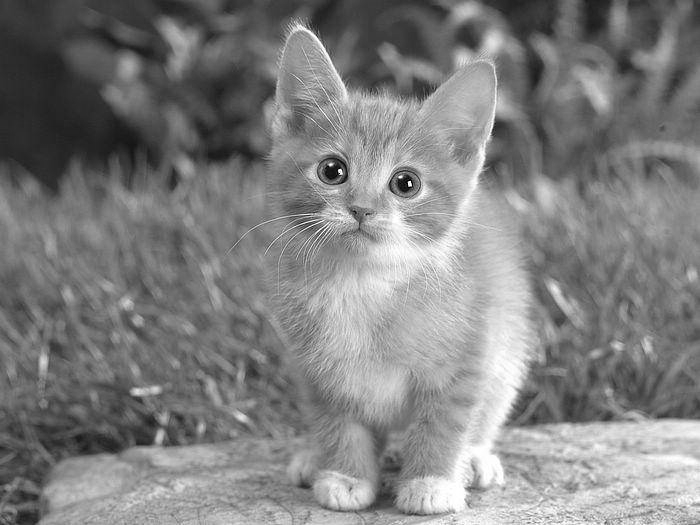
#> input picture catG.png, 700 x 525 px
$ python Blatt2.1.4.py
#> lines starting #> are read from the running program, lines starting #| are printed output that depends on the picture
#!/usr/bin/env python3
# -*- coding: utf-8 -*-
"""
Created on Wed Oct 23 16:05:18 2019
Blatt 2.1, Aufgabe 4
@author: mikhail
"""
import numpy as np
from skimage.io import imread,imsave
import matplotlib.pyplot as plt
#Bild laden
img=imread("./catG.png")
#> img is the input picture: shape (525, 700); min 0, max 255, mean 128
#4.1: Invetiert das Bild - hell->dunkel , dunkel ->hell
img_invert = np.invert(img)
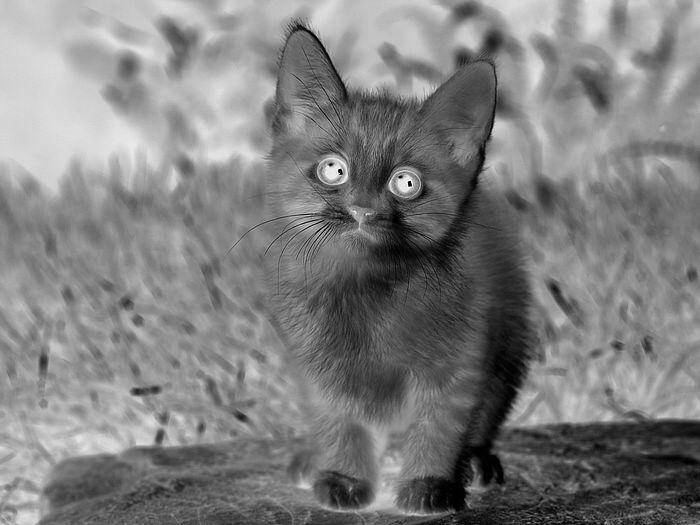
#> img_invert: shape (525, 700); min 0, max 255, mean 127
plt.imshow(img_invert, cmap="Greys_r")
#4.2: spiegeln an der vertikalen Achse
img_flip = np.fliplr(img)
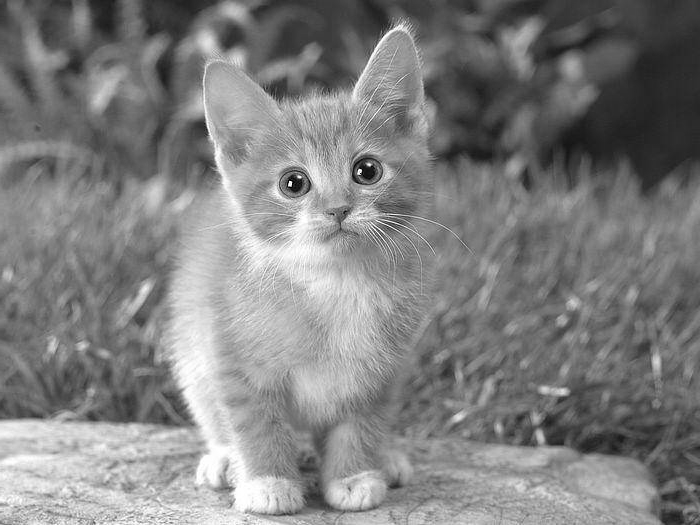
#> img_flip: shape (525, 700); min 0, max 255, mean 128
plt.imshow(img_flip, cmap="Greys_r")
#4.3 Bildausschnitt
plt.imshow(img[20:280,250:500],cmap="Greys_r")
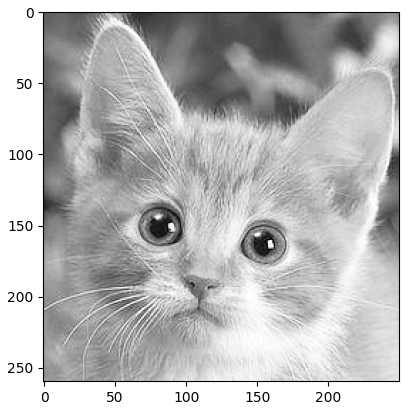
#> figure drawn by matplotlib, 1 panel
